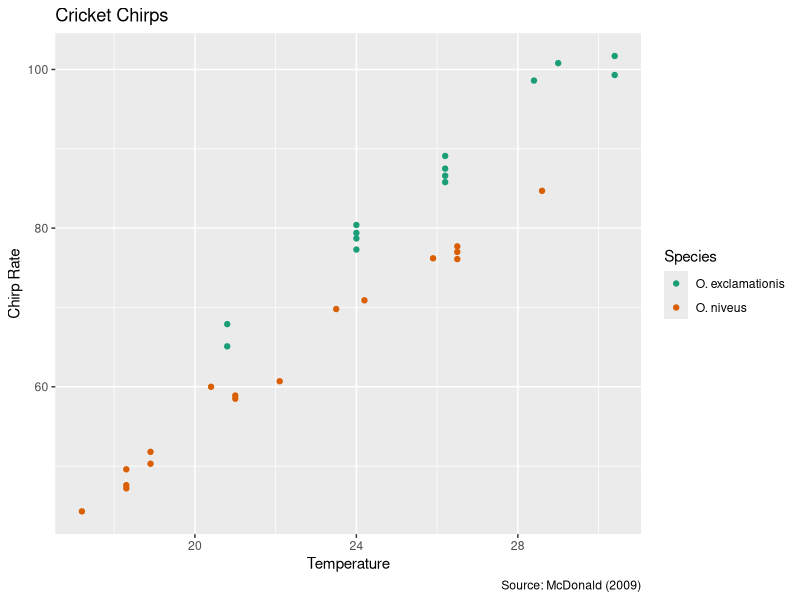
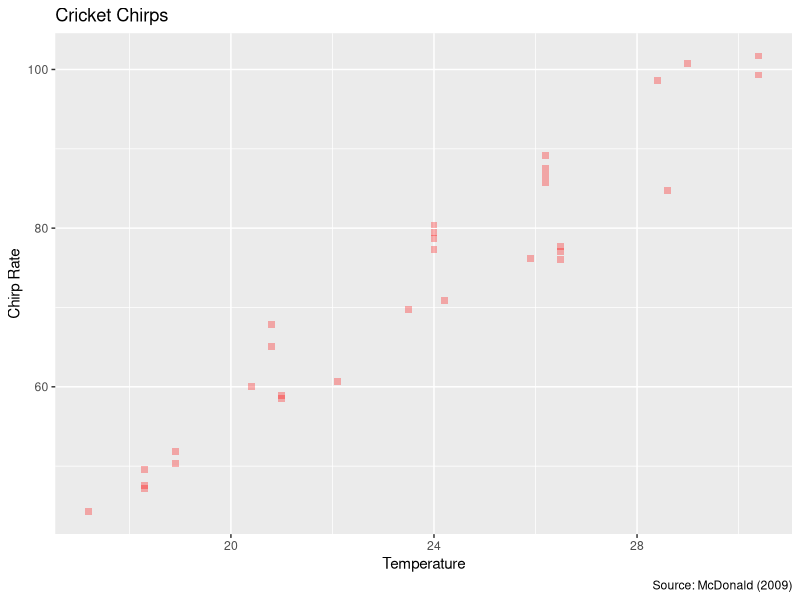
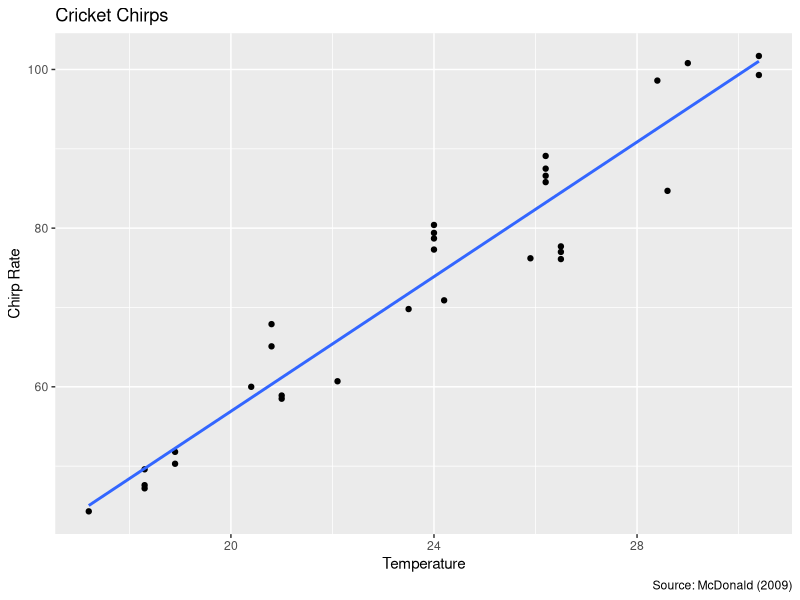
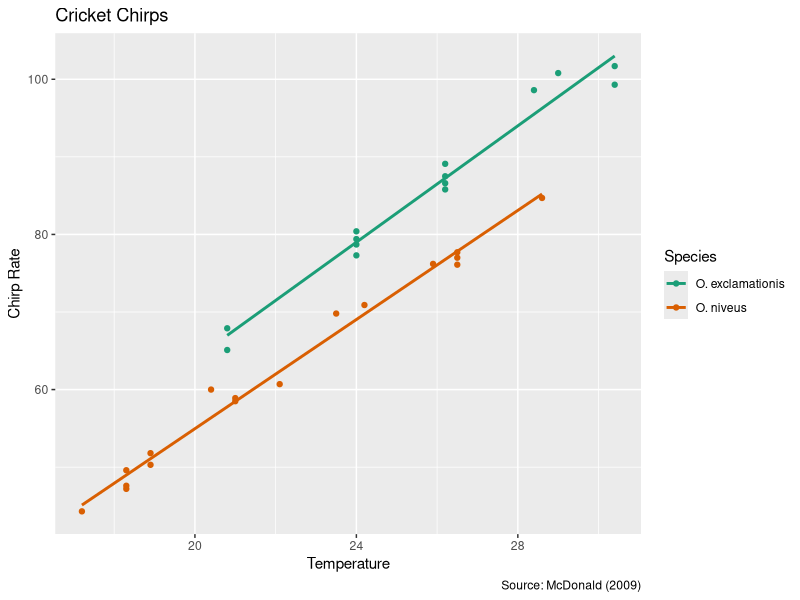
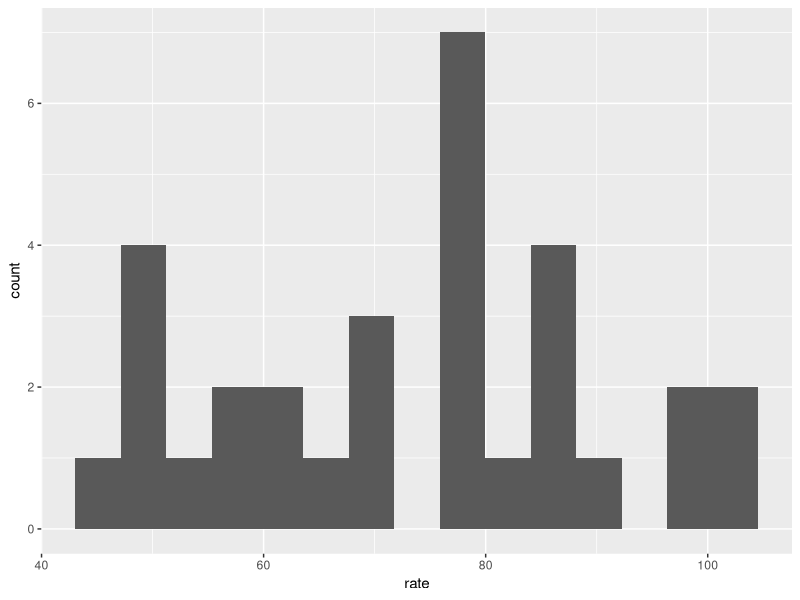
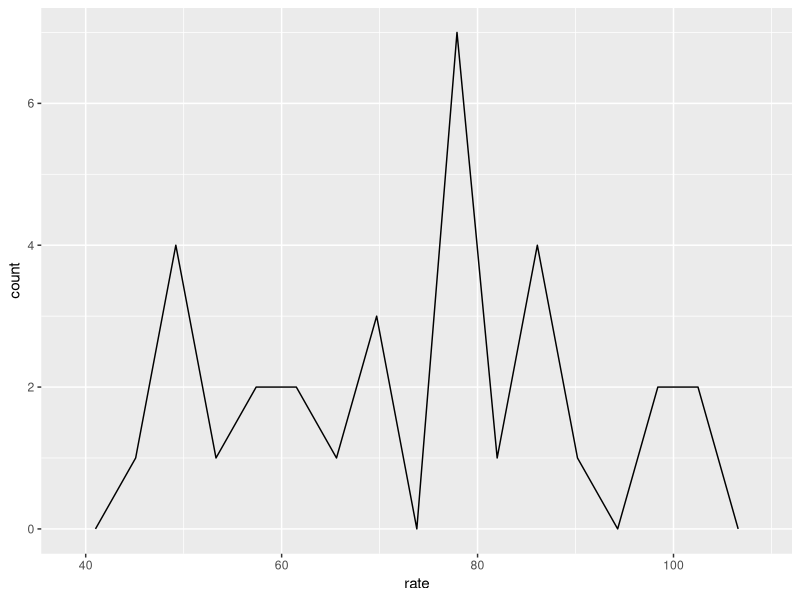
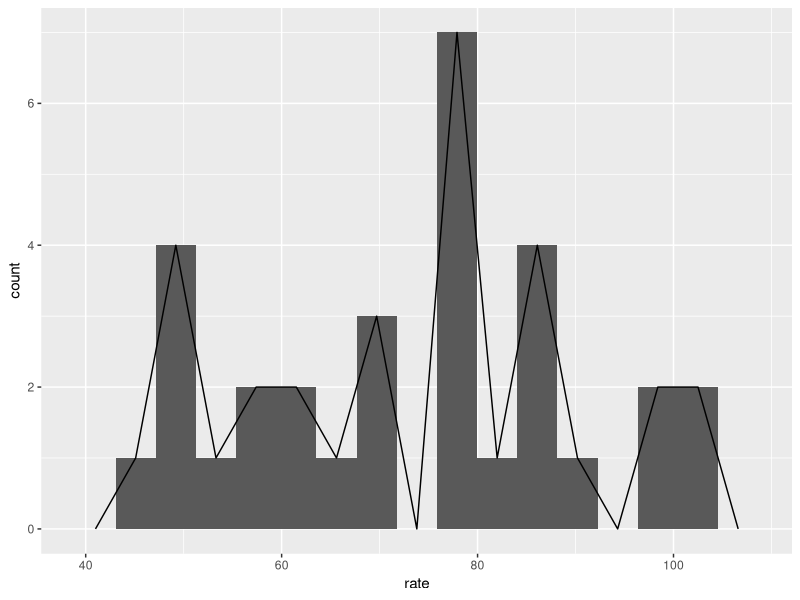
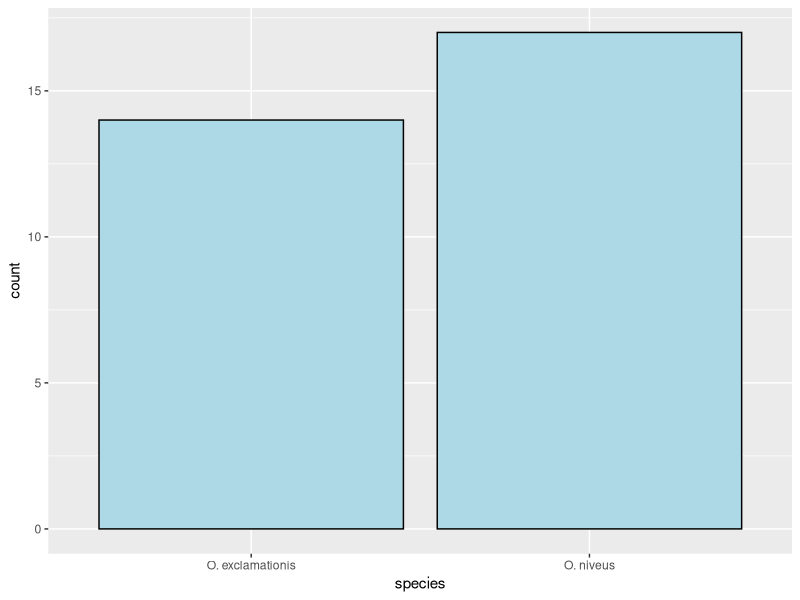

Generate these figures, in order, with R:
library(tidyverse)
library(modeldata)

summary(crickets)


# Basic scatter plot
ggplot(crickets, aes(x = temp,
                     y = rate,
                     colour = species)) +
  geom_point() +
  labs(x = "Temperature",
       y = "Chirp Rate",
       color = "Species",
       title = "Cricket Chirps",
       caption = "Source: McDonald (2009)") +
  scale_color_brewer(palette = "Dark2")


# Properties of the geom
ggplot(crickets, aes(x = temp,
                     y = rate)) +
  geom_point(color = "Red",
             size = 2,
             alpha = .3,
             shape = "square") +
  labs(x = "Temperature",
       y = "Chirp Rate",
       title = "Cricket Chirps",
       caption = "Source: McDonald (2009)") +
  scale_color_brewer(palette = "Dark2")

# Adding another layer
ggplot(crickets, aes(x = temp,
                     y = rate)) +
  geom_point() +
  geom_smooth(method="lm",
              se = F) +   # remove standard error
  labs(x = "Temperature",
       y = "Chirp Rate",
       title = "Cricket Chirps",
       caption = "Source: McDonald (2009)") +
  scale_color_brewer(palette = "Dark2")


ggplot(crickets, aes(x = temp,
                     y = rate,
                     color = species)) +
  geom_point() +
  geom_smooth(method="lm",
              se = F) +   # remove standard error
  labs(x = "Temperature",
       y = "Chirp Rate",
       title = "Cricket Chirps",
       color = "Species",
       caption = "Source: McDonald (2009)") +
  scale_color_brewer(palette = "Dark2")

# Other plots

ggplot(crickets, aes(x = rate)) +
  geom_histogram(bins = 15) # one quantitative variable

ggplot(crickets, aes(x = rate)) +
  geom_freqpoly(bins = 15) # one quantitative variable

ggplot(crickets, aes(x = rate)) +
  geom_histogram(bins = 15) +
  geom_freqpoly(bins = 15) 

ggplot(crickets, aes(x = species)) +
  geom_bar(color = "black", 
           fill="lightblue")

ggplot(crickets, aes(x = species,
                     fill = species)) +
  geom_bar(show.legend = F) +
  scale_fill_brewer(palette = "Dark2")

# One quantitaive + one categorical

ggplot(crickets, aes(x=species,
                     y=rate,
                     color = species)) +
  geom_boxplot(show.legend = F) +
  scale_color_brewer(palette = "Dark2")

ggplot(crickets, aes(x=species,
                     y=rate,
                     color = species)) +
  geom_violin(show.legend = F) +
  scale_fill_brewer(palette = "Dark2")

ggplot(crickets, aes(x=species,
                     y=rate,
                     color = species)) +
  geom_col(show.legend = F) +
  scale_fill_brewer(palette = "Dark2")


ggplot(crickets, aes(x=species,
                     y=rate,
                     color = species)) +
  geom_boxplot(show.legend = F) +
  scale_color_brewer(palette = "Dark2") +
  theme_minimal()

# faceting

# bad
ggplot(crickets, aes(x= rate, fill = species)) +
  geom_histogram(bins = 15) +
  scale_fill_brewer(palette = "Dark2")

ggplot(crickets, aes(x= rate, fill=species)) +
  geom_histogram(bins = 15, show.legend = F) +
  facet_wrap(~species) +
  scale_fill_brewer(palette = "Dark2") +
  theme_minimal()

ggplot(crickets, aes(x= rate, fill=species)) +
  geom_histogram(bins = 15, show.legend = F) +
  facet_wrap(~species, ncol = 1) +
  scale_fill_brewer(palette = "Dark2") +
  theme_minimal()
